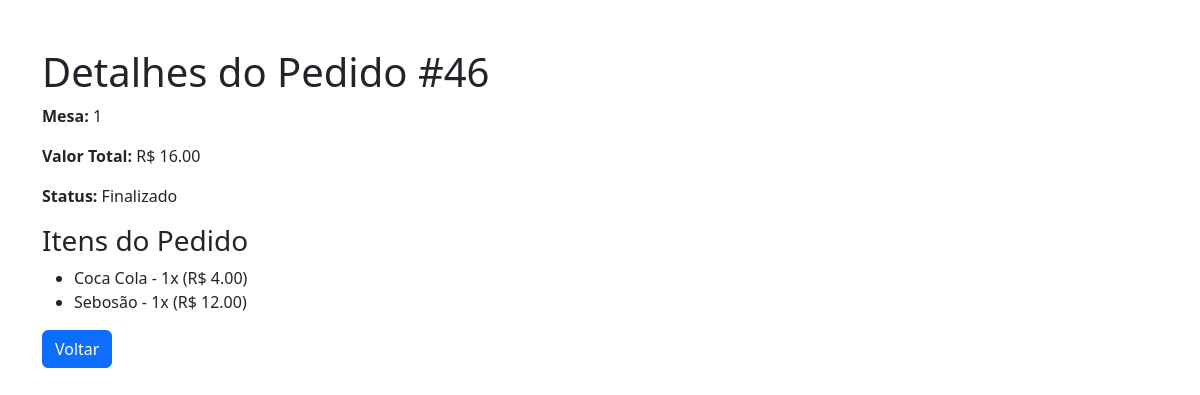
The page /caixa/pedido/46/ on the database its author committed.
### pedidos/models.py (models this page shows, shortened)
class Pedido(models.Model):
    class Status(models.TextChoices):
        AGUARDANDO = "AG", _("Aguardando preparo")
        EM_PREPARO = "EP", _("Em preparo")
        PRONTO = "PE", _("Pronto para entrega")
        FINALIZADO = "FI", _("Finalizado")
        PAGO = "PA", _("Pago")
    mesa = models.ForeignKey("restaurantes.Mesa", on_delete=models.CASCADE)
    status = models.CharField(
        max_length=2,
        choices=Status.choices,
        default=Status.AGUARDANDO
    )
    cliente = models.ForeignKey(ClienteMesa, on_delete=models.SET_NULL, null=True, blank=True)  # <-- aqui
    criado_em = models.DateTimeField(auto_now_add=True)
    def total(self):
        return sum(item.subtotal() for item in self.itens.all())
    total.short_description = "Total do Pedido"

class ItemPedido(models.Model):
    pedido = models.ForeignKey(Pedido, on_delete=models.CASCADE, related_name="itens")
    produto = models.ForeignKey("restaurantes.Produto", on_delete=models.CASCADE)
    quantidade = models.PositiveIntegerField(default=1)
    def subtotal(self):
        return self.quantidade * self.produto.preco  # Pegamos o preço direto do Produto

### restaurantes/models.py (models this page shows, shortened)
class Mesa(models.Model):
    numero = models.PositiveIntegerField(unique=True)
    qr_code = models.ImageField(upload_to="qrcodes/", blank=True, null=True)
    restaurante = models.ForeignKey('Restaurante', on_delete=models.CASCADE)

class Produto(models.Model):
    nome = models.CharField(max_length=255)
    descricao = models.TextField(blank=True, null=True)
    preco = models.DecimalField(max_digits=10, decimal_places=2)
    categoria = models.CharField(max_length=50, blank=True, null=True)
    imagem = models.ImageField(upload_to="produtos/", blank=True, null=True)  # Opcional

### caixa/views.py (the view)
# urls.py: path("pedido/<int:pedido_id>/", detalhe_pedido, name="detalhe_pedido"),
def detalhe_pedido(request, pedido_id):
    pedido = get_object_or_404(Pedido, id=pedido_id)
    return render(request, "caixa/detalhe_pedido.html", {"pedido": pedido})

### caixa/templates/caixa/detalhe_pedido.html (shortened to what this page needs)
<!DOCTYPE html>
<html lang="pt-br">
<head>
    <link rel="stylesheet" href="https://cdn.jsdelivr.net/npm/bootstrap@5.3.0/dist/css/bootstrap.min.css">
</head>
<body class="container mt-5">
    <h1>Detalhes do Pedido #{{ pedido.id }}</h1>
    <p><strong>Mesa:</strong> {{ pedido.mesa.numero }}</p>
    <p><strong>Valor Total:</strong> R$ {{ pedido.total }}</p>
    <p><strong>Status:</strong> {{ pedido.get_status_display }}</p>
    <h3>Itens do Pedido</h3>
    <ul>
        {% for item in pedido.itens.all %}
            <li>{{ item.produto.nome }} - {{ item.quantidade }}x (R$ {{ item.produto.preco }})</li>
        {% endfor %}
    </ul>
    <a href="{% url 'caixa' %}" class="btn btn-primary">Voltar</a>
</body>
</html>

### rows shown on the page
Pedido: id "46", mesa.numero "1", total "16.00", status "Finalizado"
ItemPedido: produto.nome "Coca Cola", quantidade "1", produto.preco "4.00"
ItemPedido: produto.nome "Sebosão", quantidade "1", produto.preco "12.00"
